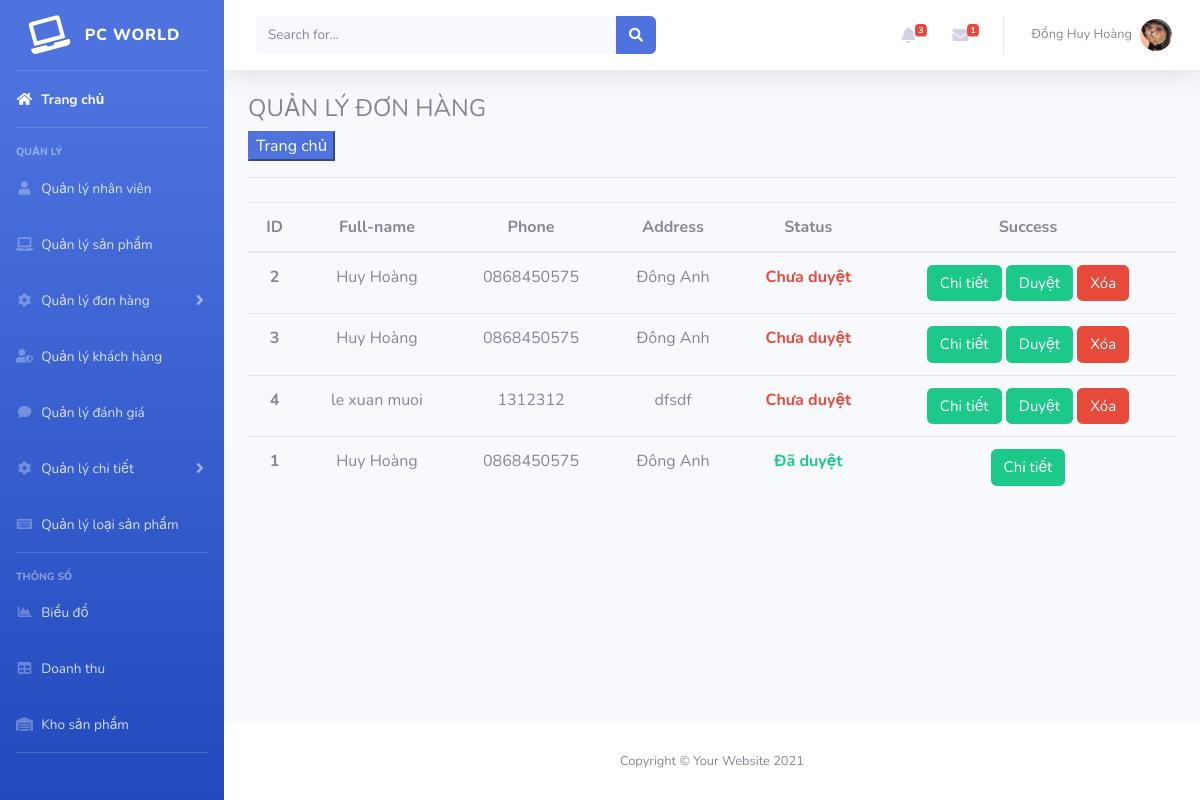
Page /admin/index.php?controller=bill (signed in) on the committed database.
### tables this page shows
CREATE TABLE `admin_staff` (
  `id` int(11) NOT NULL,
  `name_staff` varchar(30) DEFAULT NULL,
  `user_staff` varchar(30) DEFAULT NULL,
  `password_staff` varchar(16) DEFAULT NULL,
  `lv` int(5) DEFAULT NULL,
  `creat_at` timestamp NOT NULL DEFAULT current_timestamp(),
  `img_avatar` varchar(25) DEFAULT NULL
);

CREATE TABLE `order_main` (
  `id` int(11) NOT NULL,
  `name` varchar(30) DEFAULT NULL,
  `address` varchar(225) DEFAULT NULL,
  `email` varchar(225) DEFAULT NULL,
  `phone` text DEFAULT NULL,
  `amount` int(30) NOT NULL,
  `status` int(5) DEFAULT NULL,
  `creat_at` timestamp NOT NULL DEFAULT current_timestamp()
);

### admin/c/c_bill.php (called while the page is built, shortened)
<?php
if (isset($_SESSION['ss_admin'])) {
    $noti = $db->get('order_main', array('status' => 0));
    $count_noti = $db->count('order_main', array('status' => 0));
    $count_mess = $db->count('rating', array('status' => 0));
    $user = $db->get('admin_staff', array('id' => $_SESSION['ss_admin']));
    $data_order_not_done = $db->get('order_main', array('status' => 0));
    $data_order_done = $db->get('order_main', array('status' => 1));
} else {
    header('location: ?controller=login');
}
require_once('./v/v_bill.php');

### admin/m/m_database.php (called while the page is built, shortened)
<?php
class database{
protected $conn = null;
protected $host = 'localhost:3306';
protected $user = 'root';
protected $pass = '';
protected $name = 'worldpc';
	public function connect(){
		$this->conn = new mysqli($this->host, $this->user, $this->pass, $this->name);
	}
	public function get($table, $condition = array()){
		$sql = "SELECT * FROM $table";
		if(!empty($condition)){
			$sql.=" WHERE";
			foreach ($condition as $key => $value) {
				$sql.= " $key = '$value' AND";
			}
			$sql = trim($sql, "AND"); }
		$query = mysqli_query($this->conn,$sql);
		$result = array();
		if($query){
			while($row = mysqli_fetch_assoc($query)){
				$result[] = $row;
			}
		}
		return $result;
	}
	public function count($table, $condition=array()){
		$sql = " SELECT COUNT(";
		if(!empty($condition)){
		$sql.="IF( ";
		foreach($condition as $key => $value){
			$sql .="$key = '$value', 1, NULL)) 'count',";
		}
		$sql = trim($sql,',');
	}
		$sql .= " FROM $table";
		$query = mysqli_query($this->conn,$sql);
		return $query;
	}
}
?>

### admin/v/v_bill.php (the view, shortened to what this page needs)
<?php
include('includes/header.php');
include('includes/navbar.php');
?>
<div id="content-wrapper" class="d-flex flex-column">
    <div id="content">
        <nav class="navbar navbar-expand navbar-light bg-white topbar mb-4 static-top shadow">
            <form class="d-none d-sm-inline-block form-inline mr-auto ml-md-3 my-2 my-md-0 mw-100 navbar-search">
                <div class="input-group">
                    <input type="text" class="form-control bg-light border-0 small" placeholder="Search for..." aria-label="Search" aria-describedby="basic-addon2">
                    <div class="input-group-append">
                        <button class="btn btn-primary" type="button">
                            <i class="fas fa-search fa-sm"></i>
                        </button>
                    </div>
                </div>
            </form>
            <ul class="navbar-nav ml-auto">
                <li class="nav-item dropdown no-arrow mx-1">
                    <a class="nav-link dropdown-toggle" href="#" id="alertsDropdown" role="button" data-toggle="dropdown" aria-haspopup="true" aria-expanded="false">
                        <i class="fas fa-bell fa-fw"></i>
                        <?php foreach ($count_noti as $key => $value) { ?>
                            <span class="badge badge-danger badge-counter"><?php echo $value['count'] ?></span>
                        <?php } ?>
                    </a>
                </li>
                <li class="nav-item dropdown no-arrow mx-1">
                    <a class="nav-link dropdown-toggle" href="#" id="messagesDropdown" role="button" data-toggle="dropdown" aria-haspopup="true" aria-expanded="false">
                        <i class="fas fa-envelope fa-fw"></i>
                        <?php foreach ($count_mess as $key => $value) { ?>
                            <span class="badge badge-danger badge-counter"><?php echo $value['count'] ?></span>
                        <?php } ?>
                    </a>
                </li>
                <li class="nav-item dropdown no-arrow">
                    <a class="nav-link dropdown-toggle" href="#" id="userDropdown" role="button" data-toggle="dropdown" aria-haspopup="true" aria-expanded="false">
                        <span class="mr-2 d-none d-lg-inline text-gray-600 small"><?php echo $user[0]['name_staff'] ?></span>
                        <img class="img-profile rounded-circle" src="<?php echo $user[0]['img_avatar'] ?>">
                    </a>
                </li>
            </ul>
        </nav>
        <div class="container-fluid">
            <div>
                <h4>QUẢN LÝ ĐƠN HÀNG</h4>
                <div>
                    <button class="btn-primary"><a href="?controller=trangchu" style="text-decoration: none; color:#fff;">Trang chủ</a></button>
                </div>
            </div>
            <hr>
            <?php if ($user[0]['lv'] == 1) { ?>
                <table class="table table-white">
                    <thead>
                        <tr style="text-align: center;">
                            <th scope="col">ID</th>
                            <th scope="col">Full-name</th>
                            <th scope="col">Phone</th>
                            <th scope="col">Address</th>
                            <th scope="col">Status</>
                            <th scope="col">Success</th>
                        </tr>
                    </thead>
                    <tbody>
                        <?php foreach ($data_order_not_done as $key => $value) { ?>
                            <tr style="text-align: center;padding-top:30px;">
                                <th scope="row" style="text-align:center;"><?php echo $value['id'] ?></th>
                                <td><?php echo $value['name'] ?></td>
                                <td><?php echo $value['phone'] ?></td>
                                <td><?php echo $value['address'] ?></td>
                                <th class="text-danger">Chưa duyệt</th>
                                <td>
                                    <a href="?controller=order_detail&id=<?php echo $value['id'] ?>" class="btn btn-success" style="font-size: 15px;">Chi tiết</a>
                                    <a href="?controller=handle_order&method=browse&id=<?php echo $value['id'] ?>" class="btn btn-success" style="font-size: 15px;">Duyệt</a>
                                    <a href="?controller=handle_order&method=del&id=<?php echo $value['id'] ?>" class="btn btn-danger" name="" style="font-size: 15px;">Xóa</a>
                                </td>
                            </tr>
                        <?php } ?>
                        <?php foreach ($data_order_done as $key => $value) { ?>
                            <tr style="text-align: center;padding-top:30px;">
                                <th scope="row" style="text-align:center;"><?php echo $value['id'] ?></th>
                                <td><?php echo $value['name'] ?></td>
                                <td><?php echo $value['phone'] ?></td>
                                <td><?php echo $value['address'] ?></td>
                                <th class="text-success">Đã duyệt</th>
                                <td>
                                    <a href="?controller=order_detail&id=<?php echo $value['id'] ?>" class="btn btn-success" style="font-size: 15px;">Chi tiết</a>
                                </td>
                            </tr>
                        <?php } ?>
                    </tbody>
                </table>
            <?php } else { ?>
                <div class="row">
                    <h3 class="text-danger">Không có quyền admin</h3>
                </div>
            <?php } ?>
        </div>
    </div>
    <?php
    include('includes/footer.php');
    ?>

### rows in the picture
admin_staff: name_staff "Đồng Huy Hoàng", img_avatar (picture)
order_main: id "2", name "Huy Hoàng", phone "0868450575", address "Đông Anh"
order_main: id "3", name "Huy Hoàng", phone "0868450575", address "Đông Anh"
order_main: id "4", name "le xuan muoi", phone "1312312", address "dfsdf"
order_main: id "1", name "Huy Hoàng", phone "0868450575", address "Đông Anh"

### other values in the picture
$value['count'] "3"
$value['count'] "1"
